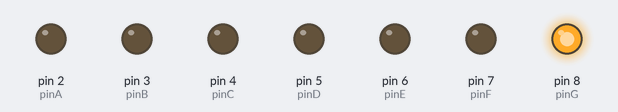
Bench run of a sketch on a simulated Arduino Uno, built with avr-gcc and run on an emulated ATmega328P. Parts: output pins drawn as LEDs (lit = HIGH).

Above: at 0.5 s.
At 2.5 s:
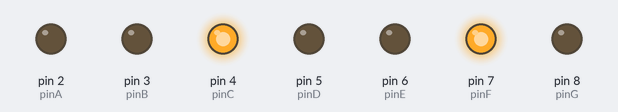
At 3.5 s:
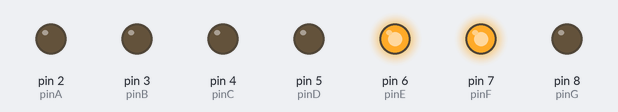
At 5.5 s:
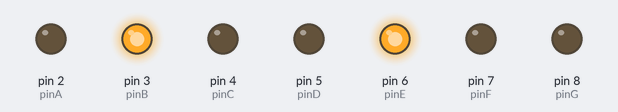
At 8.5 s:
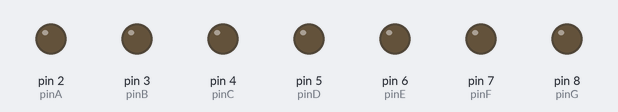
At 11.5 s:
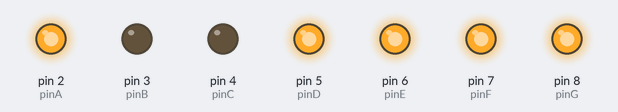
Timing chart, 0 to 13.0 s (numbered marks = the images above):
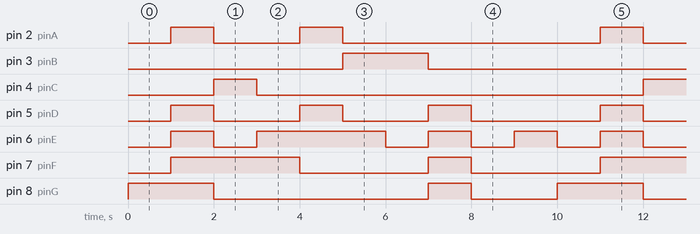

Measured:
- by itself, pin 2 (pinA): repeats every 10.0 s: LOW 2.0 s, HIGH 1.0 s, LOW 6.0 s, HIGH 1.0 s
- by itself, pin 3 (pinB): alternates HIGH for 2.0 s and LOW for 8.0 s
- by itself, pin 4 (pinC): alternates HIGH for 1.0 s and LOW for 9.0 s
- by itself, pin 5 (pinD): repeats every 10.0 s: 2 × (LOW 2.0 s, HIGH 1.0 s), LOW 3.0 s, HIGH 1.0 s
- by itself, pin 6 (pinE): repeats every 10.0 s: LOW 1.0 s, HIGH 3.0 s, 3 × (LOW 1.0 s, HIGH 1.0 s)
- by itself, pin 7 (pinF): repeats every 10.0 s: LOW 3.0 s, HIGH 1.0 s, LOW 3.0 s, HIGH 3.0 s
- by itself, pin 8 (pinG): repeats every 10.0 s: LOW 5.0 s, HIGH 1.0 s, LOW 2.0 s, HIGH 2.0 s

The sketch:

demTuMotDenChin.ino
```cpp
int pinA = 2;
int pinB = 3;
int pinC = 4;
int pinD = 5;
int pinE = 6;
int pinF = 7;
int pinG = 8;
int pinDp = 9;

void setup(){
  /*
  pinMode(pinA, OUTPUT);
  pinMode(pinB, OUTPUT);
  pinMode(pinC, OUTPUT);
  pinMode(pinD, OUTPUT);
  pinMode(pinE, OUTPUT);
  pinMode(pinF, OUTPUT);
  pinMode(pinG, OUTPUT);
  pinMode(pinDp, OUTPUT);
  */
  for(int i = 2; i <= 8; i++){
    pinMode(i, OUTPUT);
  }
}
void printNumber0(){
  digitalWrite(2, LOW);
  digitalWrite(3, LOW);
  digitalWrite(4, LOW);
  digitalWrite(5, LOW);
  digitalWrite(6, LOW);
  digitalWrite(7, LOW);
  digitalWrite(8, HIGH);
}

void printNumber1(){
  digitalWrite(2, HIGH);
  digitalWrite(3, LOW);
  digitalWrite(4, LOW);
  digitalWrite(5, HIGH);
  digitalWrite(6, HIGH);
  digitalWrite(7, HIGH);
  digitalWrite(8, HIGH);
}

void printNumber2(){
  digitalWrite(2, LOW);
  digitalWrite(3, LOW);
  digitalWrite(4, HIGH);
  digitalWrite(5, LOW);
  digitalWrite(6, LOW);
  digitalWrite(7, HIGH);
  digitalWrite(8, LOW);
}

void printNumber3(){
  digitalWrite(2, LOW);
  digitalWrite(3, LOW);
  digitalWrite(4, LOW);
  digitalWrite(5, LOW);
  digitalWrite(6, HIGH);
  digitalWrite(7, HIGH);
  digitalWrite(8, LOW);
}

void printNumber4(){
  digitalWrite(2, HIGH);
  digitalWrite(3, LOW);
  digitalWrite(4, LOW);
  digitalWrite(5, HIGH);
  digitalWrite(6, HIGH);
  digitalWrite(7, LOW);
  digitalWrite(8, LOW);
}

void printNumber5(){
  digitalWrite(2, LOW);
  digitalWrite(3, HIGH);
  digitalWrite(4, LOW);
  digitalWrite(5, LOW);
  digitalWrite(6, HIGH);
  digitalWrite(7, LOW);
  digitalWrite(8, LOW);
}

void printNumber6(){
  digitalWrite(2, LOW);
  digitalWrite(3, HIGH);
  digitalWrite(4, LOW);
  digitalWrite(5, LOW);
  digitalWrite(6, LOW);
  digitalWrite(7, LOW);
  digitalWrite(8, LOW);
}

void printNumber7(){
  digitalWrite(2, LOW);
  digitalWrite(3, LOW);
  digitalWrite(4, LOW);
  digitalWrite(5, HIGH);
  digitalWrite(6, HIGH);
  digitalWrite(7, HIGH);
  digitalWrite(8, HIGH);
}

void printNumber8(){
  digitalWrite(2, LOW);
  digitalWrite(3, LOW);
  digitalWrite(4, LOW);
  digitalWrite(5, LOW);
  digitalWrite(6, LOW);
  digitalWrite(7, LOW);
  digitalWrite(8, LOW);
}

void printNumber9(){
  digitalWrite(2, LOW);
  digitalWrite(3, LOW);
  digitalWrite(4, LOW);
  digitalWrite(5, LOW);
  digitalWrite(6, HIGH);
  digitalWrite(7, LOW);
  digitalWrite(8, LOW);
}

void loop(){
  /*
  for(int i = 0; i <= 8; i++){
  	printNumberi);
   )
   */
  printNumber0();
  delay(1000);
  printNumber1();
  delay(1000);
  printNumber2();
  delay(1000);
  printNumber3();
  delay(1000);
  printNumber4();
  delay(1000);
  printNumber5();
  delay(1000);
  printNumber6();
  delay(1000);
  printNumber7();
  delay(1000);
  printNumber8();
  delay(1000);
  printNumber9();
  delay(1000);
}
```
